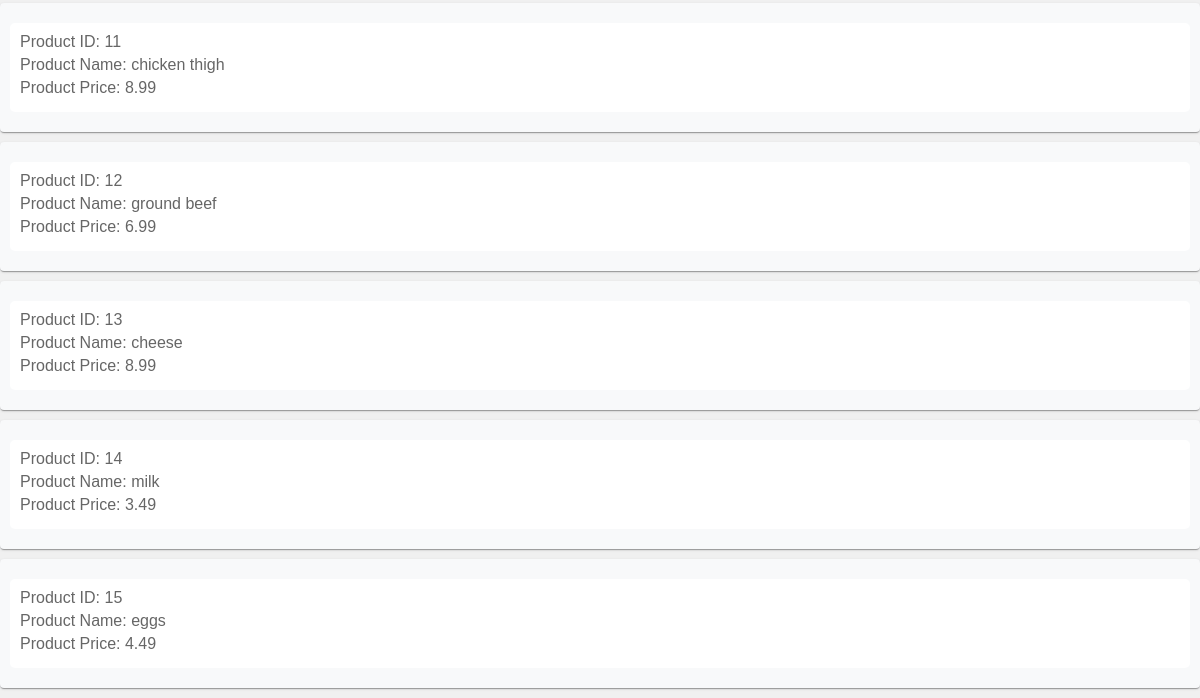
/products (lower part), run on an earlier commit of the app's database.
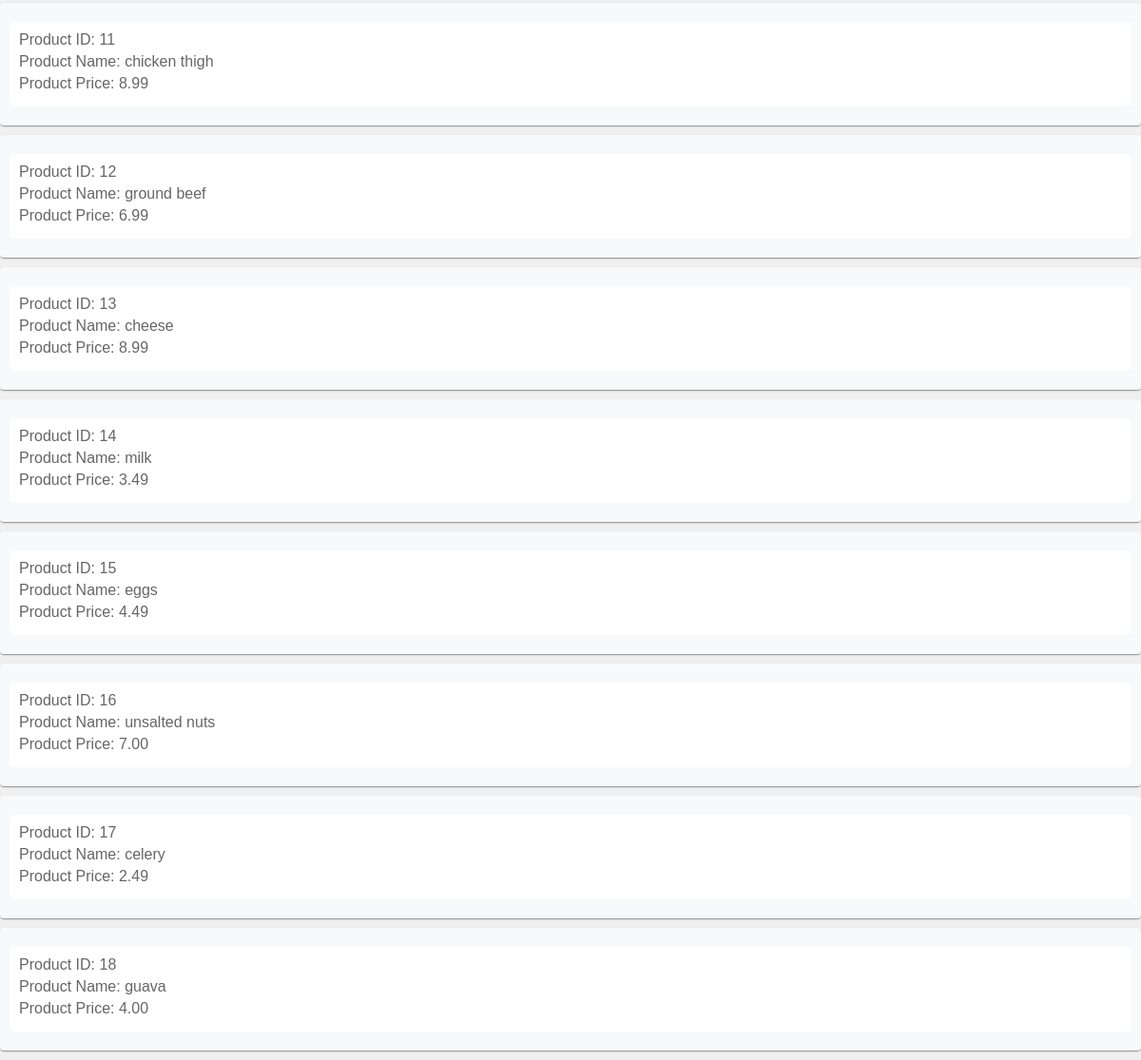
And on a later commit of the database.
### models.py (models this page shows)
class Product(db.Model):
    id = mapped_column(Integer, primary_key=True)
    name = mapped_column(String(200), nullable=False, unique=True)
    price = mapped_column(Numeric(10,2), nullable=False)
    available = mapped_column(Integer, nullable=False, default=0) #number of products available
    orders = relationship("ProductOrder")

### app.py (the view)
@app.route("/products")
def products():
    statement = db.select(Product).order_by(Product.id)
    records = db.session.execute(statement)
    results = records.scalars()
    return render_template("products.html", products=results)

### templates/products.html (shortened to what this page needs)
{% extends "base.html" %}
{% block content %}
{% for product in products %}
<div>
    <p>
        <span class="product_name">Product ID: {{ product.id }}</span>
        <span class="product_name">Product Name: {{ product.name }}</span>
        <span class="product_price">Product Price: {{ product.price }}</span>
    </p>
</div>
    {% endfor %}
{% endblock %}

What changed in the data, as far as the page shows it:
added Product: id "16", name "unsalted nuts", price "7.00"
added Product: id "17", name "celery", price "2.49"
added Product: id "18", name "guava", price "4.00"
